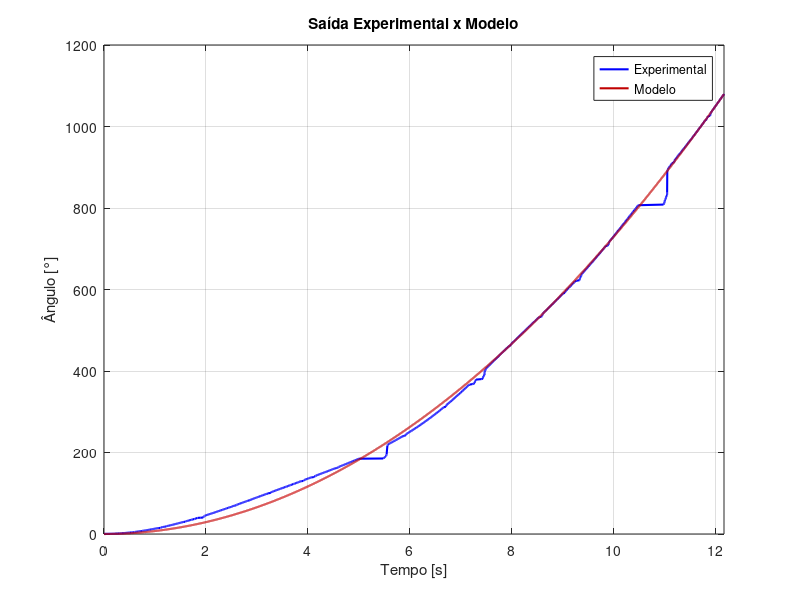

MATLAB code to generate this figure:
clc; clear;

% Carregamento dos dados de medição
angulo = load('angulo.mat').Angulo;
tempo = load('tempo.mat').Tempo;

% Ajustando os dados de posição angular
angulo = [angulo(1:657); angulo(658:929) + 360; angulo(930:1114) + 2*360];
tempo = tempo(1:1114);

% Função de transferência da planta (CubeSat)
s = tf('s');
%J = 1;    % Momento de inércia inicial
J = 1000/14585;   % Momento de inércia CubeSat
G = 1/( J * (s^2) );

tempo_auxiliar = 0:10^(-3):tempo(end);
modelo = step(G, tempo_auxiliar);

% Plotando gráficos
figure(1);
plot(tempo, angulo, 'LineWidth', 1.5, 'Color', 'Blue'); 
hold on; grid on;
plot(tempo_auxiliar, modelo, 'LineWidth', 1.5, 'Color', '#C00000');
title('Saída Experimental x Modelo')
xlabel('Tempo [s]');
ylabel('Ângulo [°]');
legend('Experimental', 'Modelo');
xlim([0 tempo(end)]);
hold off;
